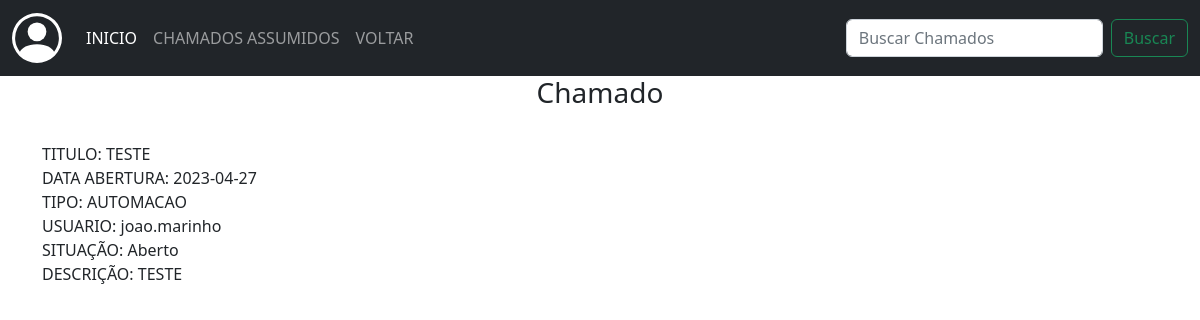
Page /2/visualizar_chamados on the committed database.
### app/models/tab_chamados.py (models this page shows)
class Chamados(db.Model):
    __tablename__ = 'tab_chamados'
    id = db.Column(db.Integer, primary_key=True)
    data_add = db.Column(db.String(50), nullable=False)
    data_fim = db.Column(db.String(50), nullable=False)
    titulo = db.Column(db.String(100), nullable=False)
    descricao = db.Column(db.String(255), nullable=False)
    tipo_ch = db.Column(db.String(100), nullable=False)
    situacao = db.Column(db.String(50), nullable=False)
    ass_por = db.Column(db.String(100))
    telefone = db.Column(db.String(50))
    setor = db.Column(db.String(100))
    tab_usuarios_id = db.Column(db.Integer, db.ForeignKey('tab_usuarios.id'))

### app/routes/routes.py (the view)
@login_required
@app.route("/<int:id>/visualizar_chamados", methods=['GET', 'POST'])
def visualizar_chamados(id):
    chamado = Chamados.query.filter_by(id=id).all()
    chamado_id = Chamados.query.filter_by(id=id).first()
    if request.method=='POST':
        ass_por = current_user.username
        chamado_id.query.filter_by(id=id).update({"ass_por": ass_por})
        db.session.commit()
        return redirect(url_for("chamados_suporte"))
    return render_template("visualizar_chamados.html", chamado=chamado)

### app/templates/visualizar_chamados.html (shortened to what this page needs)
{% extends 'base.html' %}
{% block conteudo %}
<nav class="navbar navbar-expand-lg navbar-dark bg-dark">
    <div class="container-fluid">
      <a class="navbar-brand" href="#"></a>
      <div class="collapse navbar-collapse" id="navbarSupportedContent">
        <ul class="navbar-nav me-auto mb-2 mb-lg-0">
          <li class="nav-item">
            <a class="nav-link active" aria-current="page" href="#">INICIO</a>
          </li>
          <li class="nav-item">
            <a class="nav-link" href="{{url_for('chamados_assumidos')}}">CHAMADOS ASSUMIDOS</a>
          </li>
          {% if current_user.permission == 'A' %}
            <li class="nav-item">
              <a class="nav-link" href="{{url_for('chamados_suporte_admin')}}">VOLTAR</a>
            </li>
          {% else %}
            <li class="nav-item">
              <a class="nav-link" href="{{url_for('chamados_suporte')}}">VOLTAR</a>
            </li>
          {% endif %}
        </ul>
        <form class="d-flex" role="search" action="" method="post">
          <input class="form-control me-2" type="search" placeholder="Buscar Chamados" aria-label="Search">
          <button class="btn btn-outline-success" type="submit">Buscar</button>
        </form>
      </div>
    </div>
</nav>
<div>
    <div class="container">
      <div class="panel-heading">
          <h3 class="panel-title" align="center">Chamado</h3>
      </div><br>
      {%for i in chamado %}
        <form action="{{url_for('visualizar_chamados', id=i.id)}}" method="post">
      {% endfor %}
        <div class="view_chamado">
          {% for c in chamado%}
          <label>TITULO: {{c.titulo}}</label><br>
          <label>DATA ABERTURA: {{c.data_add}}</label><br>
          <label>TIPO: {{c.tipo_ch}}</label><br>
          <label>USUARIO: {{c.tab_usuarios_id}}</label><br>
          <label>SITUAÇÃO: {{c.situacao}}</label><br>
          <label>DESCRIÇÃO: {{c.descricao}}</label><br>
          {%  endfor %}
        </div>
      </form>
</div>
{% endblock conteudo %}

### app/static/styles.css (style rules this page uses)
body { margin: 0px; }
.form-control { display: flex; flex-direction: column; align-items: center; justify-content: center; }
a { text-decoration: none; }

### rows in the picture
Chamados: titulo "TESTE", data_add "2023-04-27", tipo_ch "AUTOMACAO", tab_usuarios_id "joao.marinho", situacao "Aberto", descricao "TESTE"
